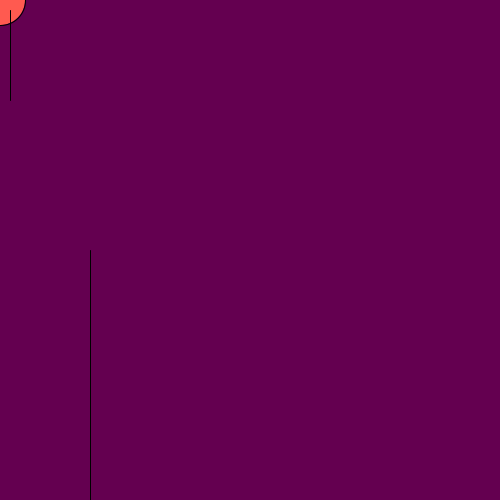
Frame 1 (no input)
Frame 60 (the mouse pressed at the canvas centre just before this capture): identical to frame 1, image omitted
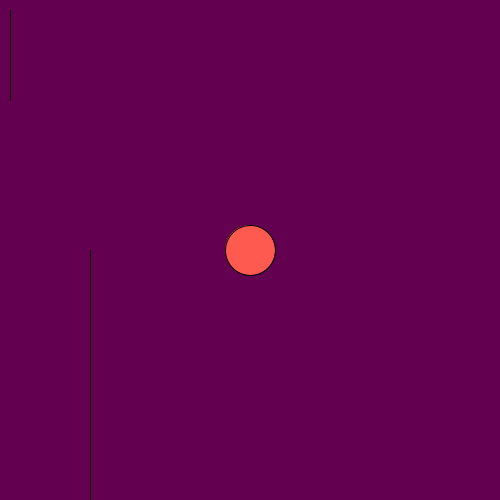
Frame 120 (the mouse held since frame 60 and released just before this capture)

The Processing sketch that drew these frames (run headless with seeded random() and noise(); from frame 60 on, the mouse is pressed at the canvas centre):

// Processing sketch: processing_72875
// ── processing_72875.pde

int a= 10;
float b = 90.50;


void setup() {
  size(500,500);
  smooth();
  frameRate(15);
  
}


void draw () {
  if (mouseX > width/2) 
  background (200,100,10);  //Orange background
   else { background (100,0,80);}
  
  

  if (mousePressed) {
    if ((mouseX > 50)&&(mouseX < 100)&& (mouseY > 50)&&(mouseY < 100)) 
      draw();
      loop(); }
      
      fill(255,90,80);
        ellipse (mouseX,mouseY, 50,50);  
        
        line (a,10,a, height/5);
        line (b, height/2, b, height);
     
        
        if ( a > width) {
          a = 10;
        }
        
        if(b>width) {
          b= 0;
        }


  }   // refered to online database // http://processing.org/learning/basics/integersfloats.html
  
  
